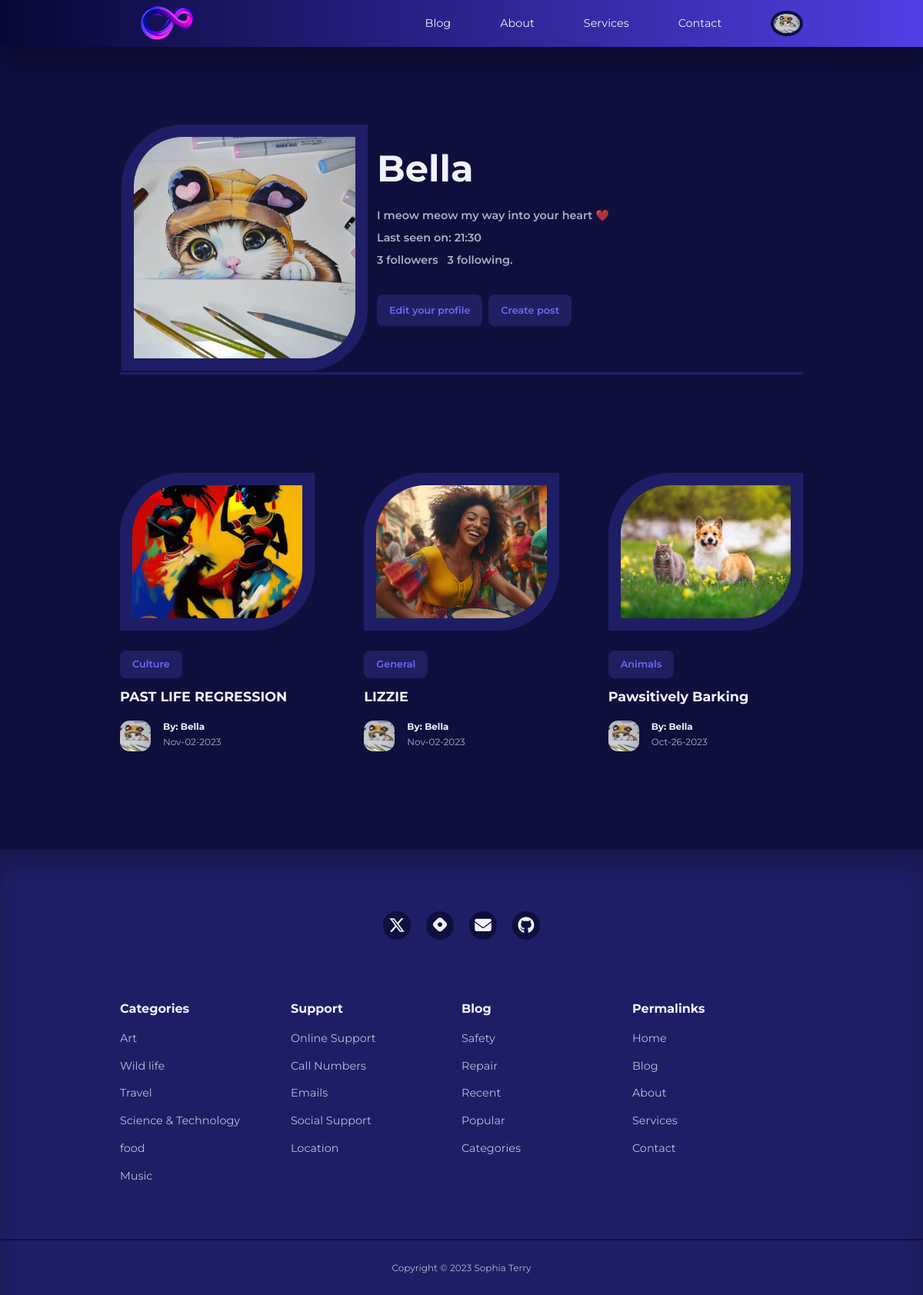
/user/Bella (signed in), run on the app's committed database.
### app/models.py (models this page shows, shortened)
class User(UserMixin, db.Model):
    id = db.Column(db.Integer, primary_key=True)
    username = db.Column(db.String(100), index=True, unique=True)
    email = db.Column(db.String(120), index=True, unique=True)
    password_hash = db.Column(db.String(128))
    role = db.Column(db.String(3))
    picture = db.Column(db.String(120), nullable=True)
    posts = db.relationship('Post', backref='author', lazy='dynamic')
    about_me = db.Column(db.String(140))
    last_seen = db.Column(db.DateTime, default=datetime.utcnow)
    followed = db.relationship(
        'User', secondary=followers,
        primaryjoin=(followers.c.follower_id == id),
        secondaryjoin=(followers.c.followed_id == id),
        backref=db.backref('followers', lazy='dynamic'), lazy='dynamic'
    )

class Post(db.Model):
    id = db.Column(db.Integer, primary_key=True)
    title = db.Column(db.String(120))
    content = db.Column(db.Text)
    image = db.Column(db.String(120), nullable=True)
    timestamp = db.Column(db.DateTime, index=True, default=datetime.utcnow)
    user_id = db.Column(db.Integer, db.ForeignKey('user.id', name='fk_user_id'))
    category_id = db.Column(db.Integer, db.ForeignKey('category.id', name='fk_category_id'))
    category = db.relationship('Category', backref=db.backref('posts', lazy=True))

class Category(db.Model):
    id = db.Column(db.Integer, primary_key=True)
    name = db.Column(db.String(20), unique=True, nullable=False)

### app/routes.py (the view)
@app.route('/user/<username>') #user
@login_required
def user(username):
    user = User.query.filter_by(username=username).first_or_404()
    page = request.args.get('page', 1, type=int)
    posts = user.posts.order_by(Post.timestamp.desc()).paginate(
        page=page, per_page=app.config['POSTS_PER_PAGE'], error_out=False)
    next_url = url_for('user', username=user.username, page=posts.next_num) \
        if posts.has_next else None
    prev_url = url_for('user', username=user.username, page=posts.prev_num) \
        if posts.has_prev else None
    authors = [post.author for post in posts]
    form = EmptyForm() # followers
    return render_template('user.html', user=user, posts=posts.items, authors=authors,
                            next_url=next_url, prev_url=prev_url, form=form)

### app/models.py (called while the page is built)
@login.user_loader
def load_user(id):
    return User.query.get(int(id))

### app/routes.py (called while the page is built)
@app.before_request
def before_request():
    if current_user.is_authenticated:
        current_user.last_seen = datetime.utcnow()
        db.session.commit()

### app/templates/user.html (shortened to what this page needs)
{% extends "base.html" %}
{% block content %}
<div class="container profile__container">
    <table>
        <tr valign="top">
            <td>
                {% if current_user.picture %}
                <img class="display__pic" src="{{ url_for('static', filename='images/' + current_user.picture) }}">
                {% else %}
                <img src="{{ url_for('static', filename='/images/default_profile_pc.png') }}" alt="Default Image">
                {% endif %}
            </td>
            <td class="user__table">
                <h1>{{ user.username }}</h1>
                {% if user.about_me %}<p>{{ user.about_me }}</p>{% endif %}
                {% if user.last_seen %}<p>Last seen on: {{ user.last_seen.strftime('%H:%M') }}</p>{% endif %}
                <p>{{ user.followers.count() }} followers &nbsp; {{ user.followed.count() }} following.</p>
                {% if user == current_user %}
                <p>
                    <a class="link__button" href="{{ url_for('edit_profile') }}">Edit your profile</a>&nbsp;
                     <a class="link__button" href="{{ url_for('add_post') }}">Create post </a>
                </p>
              {% endif %}
            </td>
        </tr>
    </table>
    </div>
 <div>
<section class="posts">
    <div class="container posts__container">
         {% for post in posts %}
        <article class="post">
            <div class="post__thumbnail">
                {% if post.image %}
                <img src="{{ url_for('static', filename='images/' + post.image) }}" alt="Post Image">
                {% else %}
                <img src="{{ url_for('static', filename='/images/blog18.jpg') }}" alt="Default Image">
                {% endif %}
            </div>
            <div class="post__info">
             <a href="{{ url_for('category', category_name=post.category.name) }}" class="category__button">{{ post.category.name}}</a>
                    <h3 class="post__title"><a href="{{ url_for('single_post', post_id=post.id) }}">{{ post.title }}</a></h3>
                    <div class="post__author">
                        <div class="post__author-avator">
                            {% set author = authors[loop.index0] %}
                            {% if current_user.is_authenticated %}
                            <img src="{{ url_for('static', filename='images/' + author.picture) }}" alt="avatar">
                            {% else %}
                            <img src="{{ url_for('static', filename='/images/default_profile_pc.png') }}" alt="Default Image">
                            {% endif %}
                        </div>
                        <div class="post__author-info">
                            <a href="{{ url_for('user', username=post.author.username) }}">
                            <h5>By: {{post.author.username }}</h5></a>
                            <small>{{ post.timestamp.strftime('%b-%d-%Y') }}</small>
                        </div>
                    </div>
                </div>
        </article>
        {% endfor %}
    </div>
</section>
</div>
{% endblock %}

### app/templates/base.html (shortened to what this page needs)
<!DOCTYPE html>
<html lang="en">
<head>
    <link rel="stylesheet" href="{{ url_for('static', filename='styles/styles.css')}}">
    <link rel="stylesheet" href="https://unicons.iconscout.com/release/v4.0.8/css/line.css">
</head>
<body>
    {% block navbar %}
    <nav>
        <div class="container nav__container">
            <a href="/index" class="nav__logo"><img src="/static/img/new-echo.png" class="nav-img" alt=""></a>
            <ul class="nav__items">
                <li><a href="{{ url_for('blog') }}">Blog</a></li>
                <li><a href="{{ url_for('index') }}">About</a></li>
                <li><a href="{{ url_for('services') }}">Services</a></li>
                <li><a href="#contact">Contact</a></li>
                {% if current_user.is_anonymous %}
                <li><a href="{{ url_for('signin') }}">Sign In</a></li>
                {% else %}
                <li class="nav__profile">
                    <div class="avatar">
                        <img src="{{ url_for('static', filename='images/' ~ current_user.picture) }}" alt="">
                    </div>
                        {% endif %}
                </li>
            </ul>
        </div>
    </nav>
    {% endblock %}
     {% block content %}
    {% endblock %}
    {% block footer %}
    <footer>
        <div id="contact" class="footer__socials">
            <a href="https://twitter.com/Mssophia_" target="_blank">
                </a>
            <a href="https://sophiaintech.hashnode.dev/" target="_blank">
                </a>
            <a href="mailto:sophiaterryyu@gmail.com">
                </a>
            <a href="https://github.com/terryyufei" target="_blank">
                </a>
        </div>
        <div class="container footer__container">
            <article>
                <h4>Categories</h4>
                <ul>
                    <li><a href="">Art</a></li>
                    <li><a href="">Wild life</a></li>
                    <li><a href="">Travel</a></li>
                    <li><a href="">Science & Technology</a></li>
                    <li><a href="">food</a></li>
                    <li><a href="">Music</a></li>
                </ul>
            </article>
            <article>
                <h4>Support</h4>
                <ul>
                    <li><a href="">Online Support</a></li>
                    <li><a href="">Call Numbers</a></li>
                    <li><a href="">Emails</a></li>
                    <li><a href="">Social Support</a></li>
                    <li><a href="">Location</a></li>
                </ul>
            </article>
            <article>
                <h4>Blog</h4>
                <ul>
                    <li><a href="">Safety</a></li>
                    <li><a href="">Repair</a></li>
                    <li><a href="">Recent</a></li>
                    <li><a href="">Popular</a></li>
                    <li><a href="">Categories</a></li>
                </ul>
            </article>
            <article>
                <h4>Permalinks</h4>
                <ul>
                    <li><a href="">Home</a></li>
                    <li><a href="">Blog</a></li>
                    <li><a href="">About</a></li>
                    <li><a href="">Services</a></li>
                    <li><a href="">Contact</a></li>
                </ul>
            </article>
        </div>
        <div class="footer__copyright">
            <small>Copyright &copy; 2023 Sophia Terry</small>
        </div>
    </footer>
    {% endblock %}
</body>
</html>

### app/static/styles/styles.css (style rules this page uses)
:root { --color-primary: #6f6af8; --color-primary-light: hsl(242, 91%, 69%, 18%); --color-primary-variant: #5854c7; --color-red: #da0f3f; --color-red-light: hsl(346, 87%, 46%, 15%); --color-green: #00c476; --color-green-light: hsl(156, 100%, 38%, 15%); --color-gray-900: #1e1e66; --color-gray-700: #2d2b7c; --color-gray-300: rgba(242, 242, 254, 0.3); --color-gray-200: rgba(242, 242, 254, 0.7); --color-white: #f2f2fe; --color-bg: #0f0f3e; --transition: all 300ms ease; --container-width-lg: 74%; --container-width-md: 88%; --form-width: 40%; --card-border-radius-1: 0.3rem; --card-border-radius-2: 0.5rem; --card-border-radius-3: 0.8rem; --card-border-radius-4: 2rem; --card-border-radius-5: 5rem; }
* { box-sizing: border-box; margin: 0; padding: 0; outline: 0; border: 0; appearance: 0; list-style: none; text-decoration: none; }
body { font-family: 'Montserrat', sans-serif; line-height: 1.6; color: var(--color-gray-200); overflow-x: hidden; background: var(--color-bg); font-size: 0.9rem; }
.container { width: var(--container-width-lg); max-width: 1800px; margin-inline: auto; }
section { margin-top: 3rem; width: 100vw; }
h1, h2, h3, h4, h5 { color: var(--color-white); line-height: 1.3; }
h1 { font-size: 3rem; margin: 1rem 0; }
h3 { font-size: 1.1rem; margin: 0.8rem 0 0.5rem; }
h4 { font-size: 1rem; }
a { color: var(--color-white); transition: var(--transition); }
img { display: block; width: 100%; height: 100%; object-fit: cover; }
nav { background: linear-gradient(to right, hsl(240, 75%, 12%), hsl(246, 75%, 57%)); width: 100vw; height: 3.8rem; position: fixed; top: 0; z-index: 10; box-shadow: 0 1rem 1rem rgba(0, 0, 0, 0.2); }
.nav__container { height: 100%; display: flex; align-items: center; justify-content: space-between; }
.avatar { width: 2.6rem; height: 2.1rem; border-radius: 50%; overflow: hidden; border: 0.3rem solid var(--color-bg); }
.nav__logo { font-weight: 600; font-size: 1.2rem; }
.nav__items { display: flex; align-items: center; gap: 4rem; }
.nav__profile { position: relative; cursor: pointer; }
.category__button { background: var(--color-primary-light); color: var(--color-primary); display: inline-block; padding: 0.5rem 1rem; border-radius: var(--card-border-radius-2); font-weight: 600; font-size: 0.8rem; text-align: center; }
.post__thumbnail { border-radius: var(--card-border-radius-5) 0; border: 1rem solid var(--color-gray-900); overflow: hidden; margin-bottom: 1.6rem; height: 50%; }
.post__author { display: flex; gap: 1rem; margin-top: 1.2rem; }
.post__author-avator { width: 2.5rem; height: 2.5rem; border-radius: var(--card-border-radius-3); overflow: hidden; }
.posts__container { display: grid; grid-template-columns: repeat(3, 1fr); gap: 4rem; margin-bottom: 5rem; margin-top: 8rem; }
footer { background: var(--color-gray-900); padding: 5rem 0 0; box-shadow: inset 0 1.5rem 1.5rem rgba(0, 0, 0, 0.2); }
.footer__socials { margin-inline: auto; width: fit-content; margin-bottom: 5rem; display: flex; justify-content: space-between; align-items: center; gap: 1.2rem; }
.footer__socials a { background: var(--color-bg); border-radius: 50%; width: 2.3rem; height: 2.3rem; display: flex; align-items: center; justify-content: center; }
.footer__container { display: grid; grid-template-columns: repeat(4, 1fr); }
footer h4 { color: var(--color-white); margin-bottom: 0.6rem; }
footer ul a { opacity: 0.75; }
footer ul li { padding: 0.4rem 0; }
.footer__copyright { text-align: center; padding: 1.5rem 0; border-top: 2px solid var(--color-bg); margin-top: 4rem; }
.profile__container { margin-top: 10rem; border-bottom: 3px solid var(--color-gray-900); }
.display__pic { border-radius: var(--card-border-radius-5) 0; border: 1rem solid var(--color-gray-900); overflow: hidden; height: 20rem; width: 20rem; }
.link__button { background: var(--color-primary-light); color: var(--color-primary); display: inline-block; padding: 0.5rem 1rem; border-radius: var(--card-border-radius-2); font-weight: 600; font-size: 0.8rem; text-align: center; margin-top: 30px; }
.user__table { padding: 10px; font-weight: 600; line-height: 2; }
.nav-img { height: 8rem; width: 8rem; margin-top: 5%; }

### data on the page
User: picture (picture), username "Bella", about_me "I meow meow my way into your heart ❤️", last_seen "21:30"
Post: image (picture), category.name "Culture", title "PAST LIFE REGRESSION", picture (picture), author.username "Bella", timestamp "Nov-02-2023"
Post: image (picture), category.name "General", title "LIZZIE", picture (picture), author.username "Bella", timestamp "Nov-02-2023"
Post: image (picture), category.name "Animals", title "Pawsitively Barking", picture (picture), author.username "Bella", timestamp "Oct-26-2023"

### other printed values
{{ user.followers.count() }} "3"
{{ user.followed.count() }} "3"
